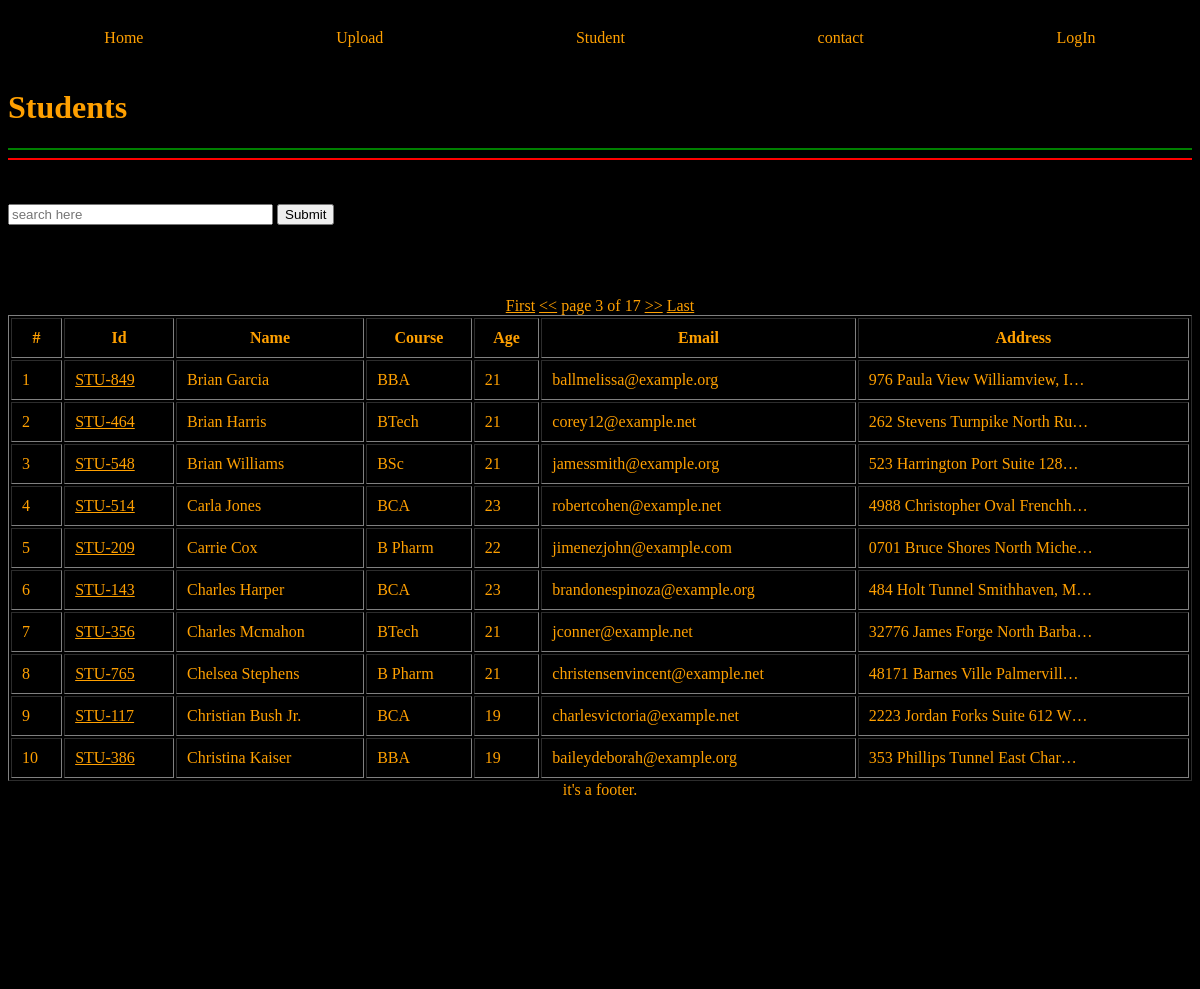
Page /student/?page=3 on the committed database.
### home/models.py (models this page shows, shortened)
class Student(models.Model):
    department=models.ForeignKey(Department,related_name='depart',on_delete=models.CASCADE)
    st_id=models.OneToOneField(StudentId,related_name='studentid',on_delete=models.CASCADE)
    st_name=models.CharField(max_length=20)
    st_email=models.EmailField(unique=True)
    st_age=models.IntegerField(default=18)
    st_address=models.TextField()
    class Meta:
        ordering=['st_name']
        verbose_name='student'

class StudentId(models.Model):
    st_id=models.CharField(max_length=20)
    def __str__(self):
        return self.st_id

class Department(models.Model):
    department=models.CharField(max_length=20)
    date_of_establishment='26/1/2023'
    def __str__(self):
        return self.department
    class Meta:
        ordering=['department']

### home/views.py (the view)
# urls.py: path('student/',get_st,name='home'),
def get_st(req):
    if req.method=='GET':
        qset=Student.objects.all()
        dat=req.GET.get('search')
        if dat!=None:
            qset=Student.objects.filter(Q(st_name__icontains=dat )|
                                        Q(department__department__icontains=dat)|
                                        Q(st_id__st_id__icontains=dat)|
                                        Q(st_age__icontains=dat)|
                                        Q(st_address__icontains=dat))
        page=Paginator(qset,10)
        page_no=req.GET.get('page')
        page_obj=page.get_page(page_no)
    return render(req,'student.html',context={'data':page_obj})

### home/TEMPLATES/student.html (shortened to what this page needs)
{% extends "base.html" %}
{% block body%}
<h1>Students</h1>
<hr color=green>
<hr color=red>
<br><br>
<form action="#" method="get">
<input type="text" name="search" placeholder='search here' size="30" value="">
<input type="submit" value="Submit" class="btn btn-Primary">
</form>
<br><br><br><br>
<center>
    {% if data.has_previous %}
    <a href="?page=1">First</a>
    <a href="?page={{data.previous_page_number}}"><<</a>
    {% endif %}
    page {{data.number}} of {{data.paginator.num_pages}}
    {% if data.has_next %}
    <a href="?page={{data.next_page_number}}">>></a>
    <a href="?page={{data.paginator.num_pages}}">Last</a>
    {% endif %}
    </center>
<table width=100% border='solid' cellpadding=10px>
    <tr>
        <th>#</th>
        <th>Id</th>
        <th>Name</th>
        <th>Course</th>
        <th>Age</th>
        <th>Email</th>
        <th>Address</th>
    </tr>
{% for m in data %}
<tr>
    <td>{{forloop.counter}}</td>
    <td>
        <a href='/marks/{{m.id}}'>{{m.st_id}}</a>
    </td>
    <td>{{m.st_name}}</td>
    <td>{{m.department}}</td>
    <td>{{m.st_age}}</td>
    <td>{{m.st_email}}</td>
    <td>{{m.st_address | truncatechars:30}}</td>
</tr>
{% endfor %}
</table>
{% endblock body %}

### rows in the picture
Student: st_id "STU-849", st_name "Brian Garcia", department "BBA", st_age "21", st_email "ballmelissa@example.org", st_address "976 Paula View Williamview, I…"
Student: st_id "STU-464", st_name "Brian Harris", department "BTech", st_age "21", st_email "corey12@example.net", st_address "262 Stevens Turnpike North Ru…"
Student: st_id "STU-548", st_name "Brian Williams", department "BSc", st_age "21", st_email "jamessmith@example.org", st_address "523 Harrington Port Suite 128…"
Student: st_id "STU-514", st_name "Carla Jones", department "BCA", st_age "23", st_email "robertcohen@example.net", st_address "4988 Christopher Oval Frenchh…"
Student: st_id "STU-209", st_name "Carrie Cox", department "B Pharm", st_age "22", st_email "jimenezjohn@example.com", st_address "0701 Bruce Shores North Miche…"
Student: st_id "STU-143", st_name "Charles Harper", department "BCA", st_age "23", st_email "brandonespinoza@example.org", st_address "484 Holt Tunnel Smithhaven, M…"
Student: st_id "STU-356", st_name "Charles Mcmahon", department "BTech", st_age "21", st_email "jconner@example.net", st_address "32776 James Forge North Barba…"
Student: st_id "STU-765", st_name "Chelsea Stephens", department "B Pharm", st_age "21", st_email "christensenvincent@example.net", st_address "48171 Barnes Ville Palmervill…"
Student: st_id "STU-117", st_name "Christian Bush Jr.", department "BCA", st_age "19", st_email "charlesvictoria@example.net", st_address "2223 Jordan Forks Suite 612 W…"
Student: st_id "STU-386", st_name "Christina Kaiser", department "BBA", st_age "19", st_email "baileydeborah@example.org", st_address "353 Phillips Tunnel East Char…"

### other values in the picture
{{ data.number }} "3"
{{ data.paginator.num_pages }} "17"
